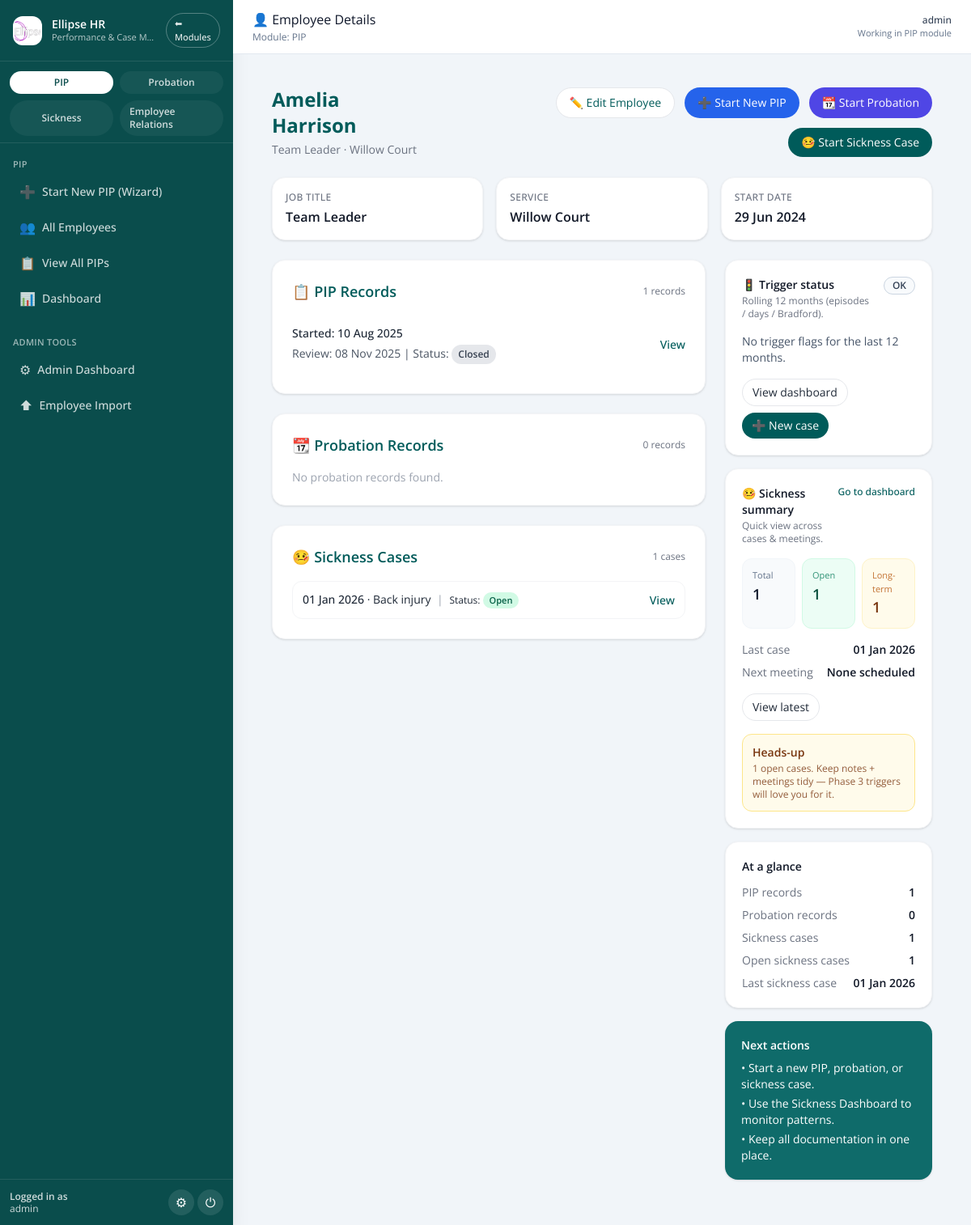
/employee/13 (signed in), run on an earlier commit of the app's database.
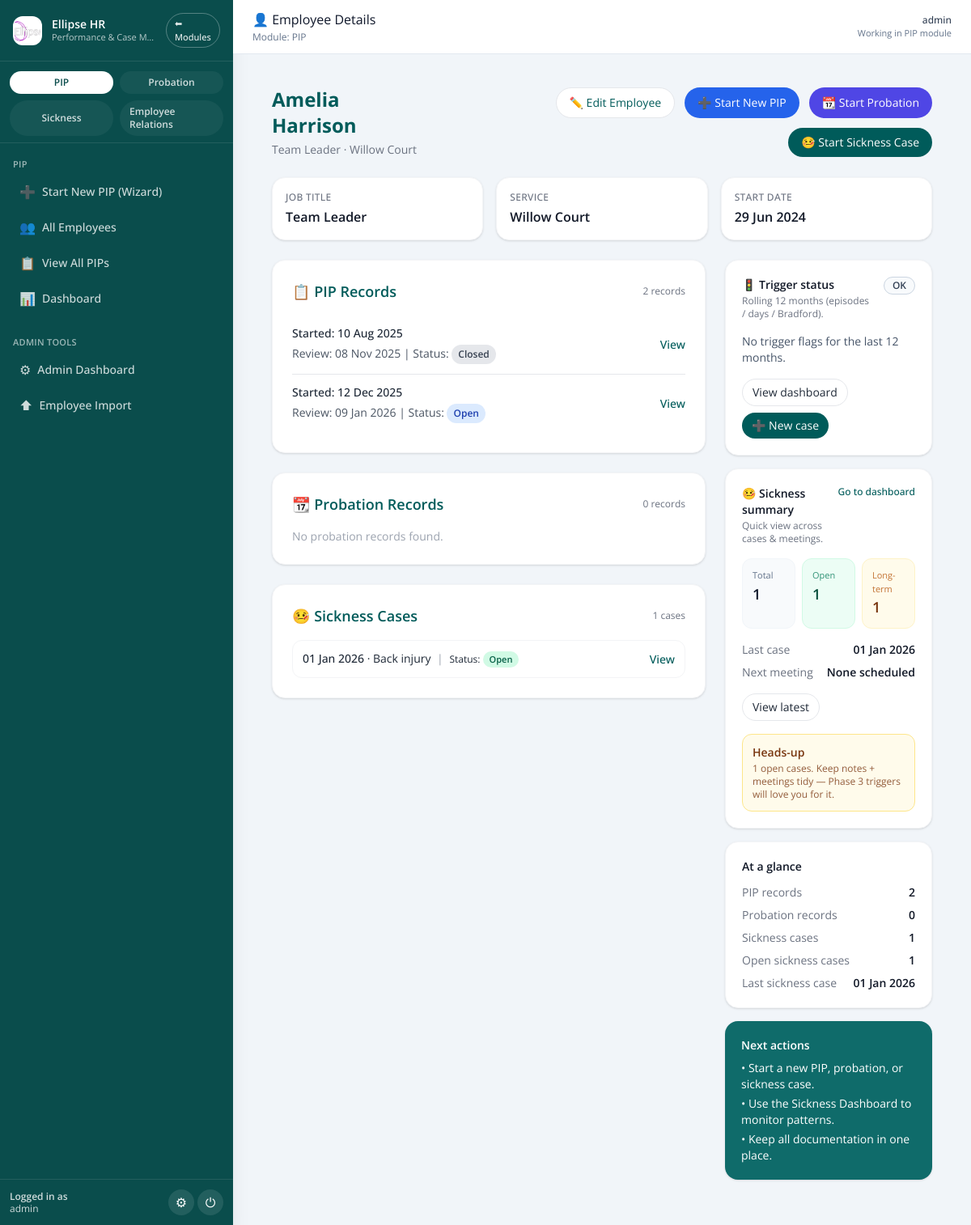
And on a later commit of the database.
### pip_app/models.py (models this page shows, shortened)
class PIPRecord(db.Model):
    __tablename__ = "pip_record"
    id = db.Column(db.Integer, primary_key=True)
    employee_id = db.Column(db.Integer, db.ForeignKey("employee.id"), nullable=False)
    assigned_to = db.Column(
        db.Integer, db.ForeignKey("user.id"), nullable=True
    )  # NEW
    concerns = db.Column(db.Text, nullable=False)
    start_date = db.Column(db.Date, nullable=False)
    review_date = db.Column(db.Date, nullable=False)
    meeting_notes = db.Column(db.Text)
    status = db.Column(db.String(20), default="Open")
    created_by = db.Column(db.String(100))
    created_at = db.Column(db.DateTime, default=datetime.utcnow)
    last_updated = db.Column(
        db.DateTime, default=datetime.utcnow, onupdate=datetime.utcnow
    )
    ai_advice = db.Column(db.Text)
    ai_advice_generated_at = db.Column(db.DateTime)
    capability_meeting_date = db.Column(db.DateTime, nullable=True)
    capability_meeting_time = db.Column(db.String, nullable=True)
    capability_meeting_venue = db.Column(db.String, nullable=True)
    concern_category = db.Column(db.String(100))
    severity = db.Column(db.String(50))
    frequency = db.Column(db.String(50))
    tags = db.Column(db.Text)
    ai_summary = db.Column(db.Text, nullable=True)
    ai_action_suggestions = db.Column(JSON, nullable=True)
    ai_next_up = db.Column(JSON, nullable=True)
    ai_actions_accepted = db.Column(JSON, nullable=True)
    outcome_status = db.Column(db.String(50), nullable=True)  # e.g., Successful, Extended, Unsuccessful
    outcome_notes = db.Column(db.Text, nullable=True)
    employee = db.relationship("Employee", back_populates="pips")
    assignee = db.relationship("User", backref="assigned_pips")  # NEW
    action_items = db.relationship(
        "PIPActionItem",
        back_populates="pip_record",
        cascade="all, delete-orphan",
        lazy=True,
    )
    timeline_events = db.relationship(
        "TimelineEvent",
        back_populates="pip_record",
        cascade="all, delete-orphan",
        lazy=True,
    )

class SicknessCase(db.Model):
    __tablename__ = "sickness_cases"
    id = db.Column(db.Integer, primary_key=True)
    employee_id = db.Column(
        db.Integer, db.ForeignKey("employee.id"), nullable=False, index=True
    )
    start_date = db.Column(db.Date, nullable=False)
    end_date = db.Column(db.Date, nullable=True)
    reason = db.Column(db.String(255), nullable=True)
    trigger_type = db.Column(
        db.String(50), nullable=True
    )  # short_term / long_term / pattern / other / ''
    notes = db.Column(db.Text, nullable=True)
    status = db.Column(
        db.String(32), nullable=False, default="Open"
    )  # Open, Closed, Monitoring, etc.
    created_at = db.Column(
        db.DateTime, default=datetime.utcnow, nullable=False
    )
    updated_at = db.Column(
        db.DateTime,
        default=datetime.utcnow,
        onupdate=datetime.utcnow,
        nullable=False,
    )
    employee = db.relationship(
        "Employee", backref=db.backref("sickness_cases", lazy=True)
    )
    meetings = db.relationship(
        "SicknessMeeting",
        back_populates="case",
        cascade="all, delete-orphan",
        lazy=True,
    )

### old files/app - 050226.py (the view)
@app.route('/employee/<int:employee_id>')
@login_required
def employee_detail(employee_id):
    employee = Employee.query.options(db.joinedload(Employee.pips)).get_or_404(employee_id)
    if current_user.admin_level == 0 and employee.team_id != current_user.team_id:
        flash('Access denied')
        return redirect(url_for('dashboard'))
    return render_template('employee_detail.html', employee=employee)

### old files/app - 050226.py (called while the page is built)
@login_manager.user_loader
def load_user(user_id):
    return db.session.get(User, int(user_id))

@app.context_processor
def inject_module():
    return dict(active_module=session.get('active_module'))

@app.context_processor
def inject_csrf_token():
    return dict(csrf_token=generate_csrf)

@app.before_request
def set_active_module():
    path = (request.path or "").lower()
    if path.startswith('/pip/') or path.startswith('/employee/') or path in (
        '/dashboard', '/pip_list', '/employee/list', '/employee/add', '/pip/select-employee'
    ):
        session['active_module'] = 'PIP'
    elif path.startswith('/probation/'):
        session['active_module'] = 'Probation'
    elif path == '/':
        session.pop('active_module', None)

### pip_app/models.py (called while the page is built)
    def is_superuser(self):
        return self.admin_level == 2

### templates/employee_detail.html (shortened to what the changed rows need)
{% extends "base.html" %}
{% block content %}
<div class="max-w-6xl mx-auto p-6 space-y-6">
  {% set s_ns = namespace(total=0, open=0, last_case=None, long_term_open=0, next_meeting=None) %}
  {% for sc in employee.sickness_cases %}
    {% set s_ns.total = s_ns.total + 1 %}
    {% if sc.status == 'Open' %}
      {% set s_ns.open = s_ns.open + 1 %}
    {% endif %}
    {% if sc.start_date and (not s_ns.last_case or (s_ns.last_case.start_date and sc.start_date > s_ns.last_case.start_date)) %}
      {% set s_ns.last_case = sc %}
    {% endif %}
  {% endfor %}
  {% set m_ns = namespace(best=None) %}
  {% for sc in employee.sickness_cases %}
    {% set meetings_list = [] %}
    {% if sc.meetings is defined and sc.meetings %}
      {% set meetings_list = sc.meetings %}
    {% elif sc.sickness_meetings is defined and sc.sickness_meetings %}
      {% set meetings_list = sc.sickness_meetings %}
    {% endif %}
    {% for mtg in meetings_list %}
      {% if mtg.meeting_date %}
        {% if not m_ns.best or mtg.meeting_date < m_ns.best.meeting_date %}
          {% set m_ns.best = mtg %}
        {% endif %}
      {% endif %}
    {% endfor %}
  {% endfor %}
  {% set s_ns.next_meeting = m_ns.best %}
  {% if sickness_trigger and sickness_trigger.get('has_long_term') %}
    {% set s_ns.long_term_open = 1 %}
  {% else %}
    {% for sc in employee.sickness_cases %}
      {% if sc.status == 'Open' and sc.trigger_type == 'long_term' %}
        {% set s_ns.long_term_open = s_ns.long_term_open + 1 %}
      {% endif %}
    {% endfor %}
  {% endif %}
  <div class="flex flex-col sm:flex-row sm:items-center sm:justify-between gap-4">
    <div>
      <h1 class="text-2xl font-bold text-ellipse-teal">
        {{ employee.first_name }} {{ employee.last_name }}
      </h1>
    </div>
  </div>
  <div class="grid grid-cols-1 lg:grid-cols-3 gap-6">
    <div class="space-y-6 lg:col-span-2">
      <div class="bg-white p-6 rounded-2xl shadow border border-gray-100">
        <div class="flex items-center justify-between mb-4">
          <h2 class="text-lg font-semibold text-ellipse-teal">📋 PIP Records</h2>
          <span class="text-xs text-gray-500">
            {{ employee.pips|length }} record{{ employee.pips|length == 1 and '' or 's' }}
          </span>
        </div>
        <ul class="divide-y divide-gray-200">
          {% for pip in employee.pips %}
            <li class="py-3">
              <div class="flex justify-between items-center gap-4">
                <div>
                  <p class="text-sm font-medium text-gray-800">
                    Started:
                    {% if pip.start_date %}
                      {{ pip.start_date.strftime('%d %b %Y') }}
                    {% else %}
                      —
                    {% endif %}
                  </p>
                  <p class="text-sm text-gray-600 mt-1">
                    Review:
                    {% if pip.review_date %}
                      {{ pip.review_date.strftime('%d %b %Y') }}
                    {% else %}
                      —
                    {% endif %}
                    |
                    Status:
                    <span class="inline-block px-2 py-1 rounded-full text-xs font-semibold
                      {% if pip.status == 'Open' %}
                        bg-blue-100 text-blue-800
                      {% elif pip.status == 'Completed' %}
                        bg-green-100 text-green-800
                      {% elif pip.status == 'Closed' %}
                        bg-gray-200 text-gray-700
                      {% else %}
                        bg-gray-100 text-gray-600
                      {% endif %}">
                      {{ pip.status or 'Unknown' }}
                    </span>
                  </p>
                </div>
                <a href="{{ url_for('pip_detail', id=pip.id) }}"
                   class="text-sm text-ellipse-teal hover:underline font-medium shrink-0">
                  View
                </a>
              </div>
            </li>
          {% else %}
            <li class="py-3 text-gray-400 text-sm">No PIPs for this employee.</li>
          {% endfor %}
        </ul>
      </div>
      <div class="bg-white p-6 rounded-2xl shadow border border-gray-100">
        <div class="flex items-center justify-between mb-4">
          <h2 class="text-lg font-semibold text-ellipse-teal">📆 Probation Records</h2>
        </div>
      </div>
      <div class="bg-white p-6 rounded-2xl shadow border border-gray-100">
        <div class="flex items-center justify-between mb-4">
          <h2 class="text-lg font-semibold text-ellipse-teal">🤒 Sickness Cases</h2>
        </div>
        {% if employee.sickness_cases %}
          <ul class="space-y-2">
            {% for sc in employee.sickness_cases|sort(attribute='start_date', reverse=True) %}
              <li class="flex justify-between items-center border border-gray-100 p-3 rounded-xl hover:bg-ellipse-light/60 transition">
                <div class="text-sm text-gray-800">
                  <span class="font-medium">
                    {% if sc.start_date %}
                      {{ sc.start_date.strftime('%d %b %Y') }}
                    {% else %}
                      Unknown start
                    {% endif %}
                  </span>
                  · {{ sc.reason or 'Reason not recorded' }}
                  <span class="mx-1 text-gray-400">|</span>
                  <span class="text-xs">
                    Status:
                    <span class="inline-block px-2 py-0.5 rounded-full text-[11px] font-semibold
                      {% if sc.status == 'Open' %}
                        bg-emerald-100 text-emerald-800
                      {% elif sc.status == 'Closed' %}
                        bg-gray-200 text-gray-700
                      {% elif sc.status == 'Under Review' %}
                        bg-amber-100 text-amber-800
                      {% else %}
                        bg-gray-100 text-gray-600
                      {% endif %}">
                      {{ sc.status or 'Unknown' }}
                    </span>
                  </span>
                </div>
                <a href="{{ url_for('view_sickness_case', case_id=sc.id) }}"
                   class="text-sm text-ellipse-teal hover:underline font-medium shrink-0">
                  View
                </a>
              </li>
            {% endfor %}
          </ul>
        {% else %}
          <p class="text-gray-400 text-sm">No sickness cases recorded for this employee yet.</p>
        {% endif %}
      </div>
    </div>
    <aside class="space-y-4">
      <div class="bg-white p-5 rounded-2xl shadow border border-gray-100">
        <dl class="mt-4 space-y-2 text-sm">
          <div class="flex justify-between gap-4">
            <dt class="text-gray-500">Last case</dt>
            <dd class="font-semibold text-gray-900 text-right">
              {% if s_ns.last_case and s_ns.last_case.start_date %}
                {{ s_ns.last_case.start_date.strftime('%d %b %Y') }}
              {% elif s_ns.total > 0 %}
                Recorded
              {% else %}
                None
              {% endif %}
            </dd>
          </div>
        </dl>
      </div>
      <div class="bg-white p-5 rounded-2xl shadow border border-gray-100">
        <dl class="space-y-2 text-sm">
          <div class="flex justify-between">
            <dt class="text-gray-500">PIP records</dt>
            <dd class="font-semibold text-gray-900">{{ employee.pips|length }}</dd>
          </div>
          <div class="flex justify-between">
            <dt class="text-gray-500">Last sickness case</dt>
            <dd class="font-semibold text-gray-900">
              {% if s_ns.last_case and s_ns.last_case.start_date %}
                {{ s_ns.last_case.start_date.strftime('%d %b %Y') }}
              {% elif s_ns.total > 0 %}
                Recorded
              {% else %}
                None
              {% endif %}
            </dd>
          </div>
        </dl>
      </div>
    </aside>
  </div>
</div>
{% endblock %}

What changed in the data, as far as the page shows it:
added PIPRecord: start_date "12 Dec 2025", review_date "09 Jan 2026", status "Open"
Also different on the page:
{{ employee.pips|length }}: "1" → "2"
